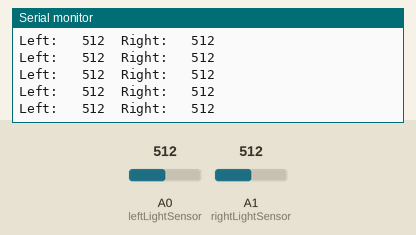
Recording of a sketch running on a simulated Arduino Uno, built with avr-gcc and run on an emulated ATmega328P. Parts: the last lines printed to the serial monitor. The test bench sets the inputs (shaded band); at power-on: A0 (leftLightSensor) = 512, A1 (rightLightSensor) = 512.

Above: at 1.2 s.
1.3 s: A0 (leftLightSensor) set to 981
At 1.9 s:
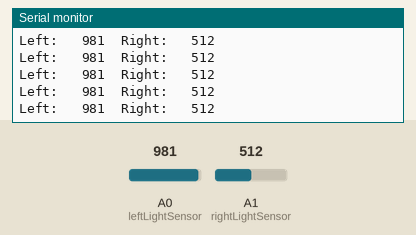
4.3 s: A0 (leftLightSensor) set to 1011
At 5.0 s:
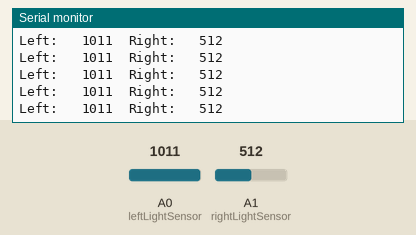
5.8 s: A1 (rightLightSensor) set to 983
At 6.3 s:
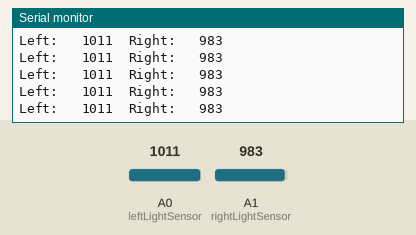
8.8 s: A1 (rightLightSensor) set to 1010
At 9.7 s:
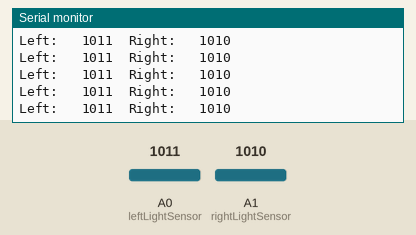
14.8 s: A1 (rightLightSensor) set to 8
At 15.7 s:
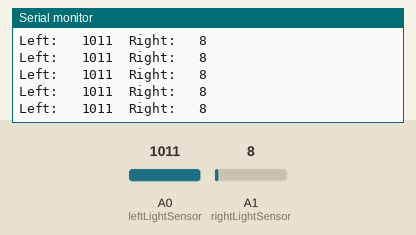
17.8 s: A1 (rightLightSensor) set to 11
At 18.4 s:
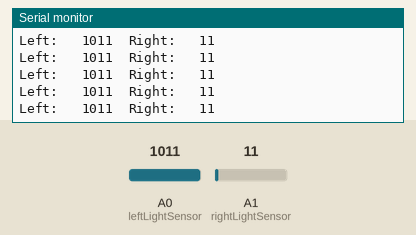
Timing chart, 0 to 20.3 s (numbered marks = the images above; inputs shaded):
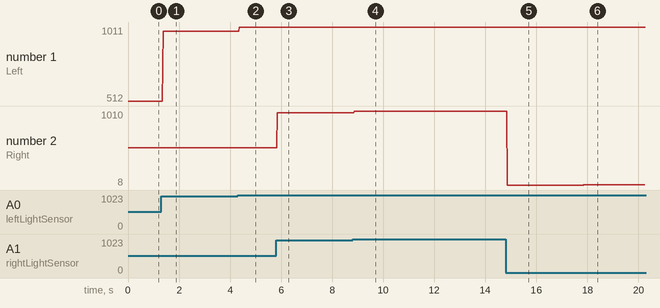

Measured:
- after the input at 1.3 s, the serial monitor: prints a new line after 0.07 s (image 1)
- after the input at 4.3 s, the serial monitor: prints a new line after 0.07 s (image 2)
- after the input at 5.8 s, the serial monitor: prints a new line after 0.05 s (image 3)
- after the input at 8.8 s, the serial monitor: prints a new line after 0.07 s (image 4)
- after the input at 14.8 s, the serial monitor: prints a new line after 0.07 s (image 5)
- after the input at 17.8 s, the serial monitor: prints a new line after 0.06 s (image 6)
- plotted number 1: 512 → 981 after the input at 1.3 s, 981 → 1011 after the input at 4.3 s
- plotted number 2: 512 → 983 after the input at 5.8 s, 983 → 1010 after the input at 8.8 s, 1010 → 8 after the input at 14.8 s, 8 → 11 after the input at 17.8 s

The sketch:

ReflectionSensorTesting.ino
```cpp
/** Arduino Car System: Color Sensor Testing
 */

#define leftLightSensor A0
#define rightLightSensor A1

/* These functions return the reflection measured by either of the bottom light sensors.
 * The output is a value between 0 and 100, where 0 is maximum reflection and 100 is no reflection. */
int checkLineLeft()
{
  return map(analogRead(leftLightSensor), 0, 1023, 0, 100);
}

int checkLineRight()
{
  return map(analogRead(rightLightSensor), 0, 1023, 0, 100);
}

void setup() {
  Serial.begin(9600);
  digitalWrite(A0,HIGH);
  digitalWrite(A1,HIGH);
}

void loop() {
  Serial.print("Left: \t");
  Serial.print(analogRead(leftLightSensor));
  Serial.print("\t");
  Serial.print("Right: \t");
  Serial.println(analogRead(rightLightSensor));

}
```
